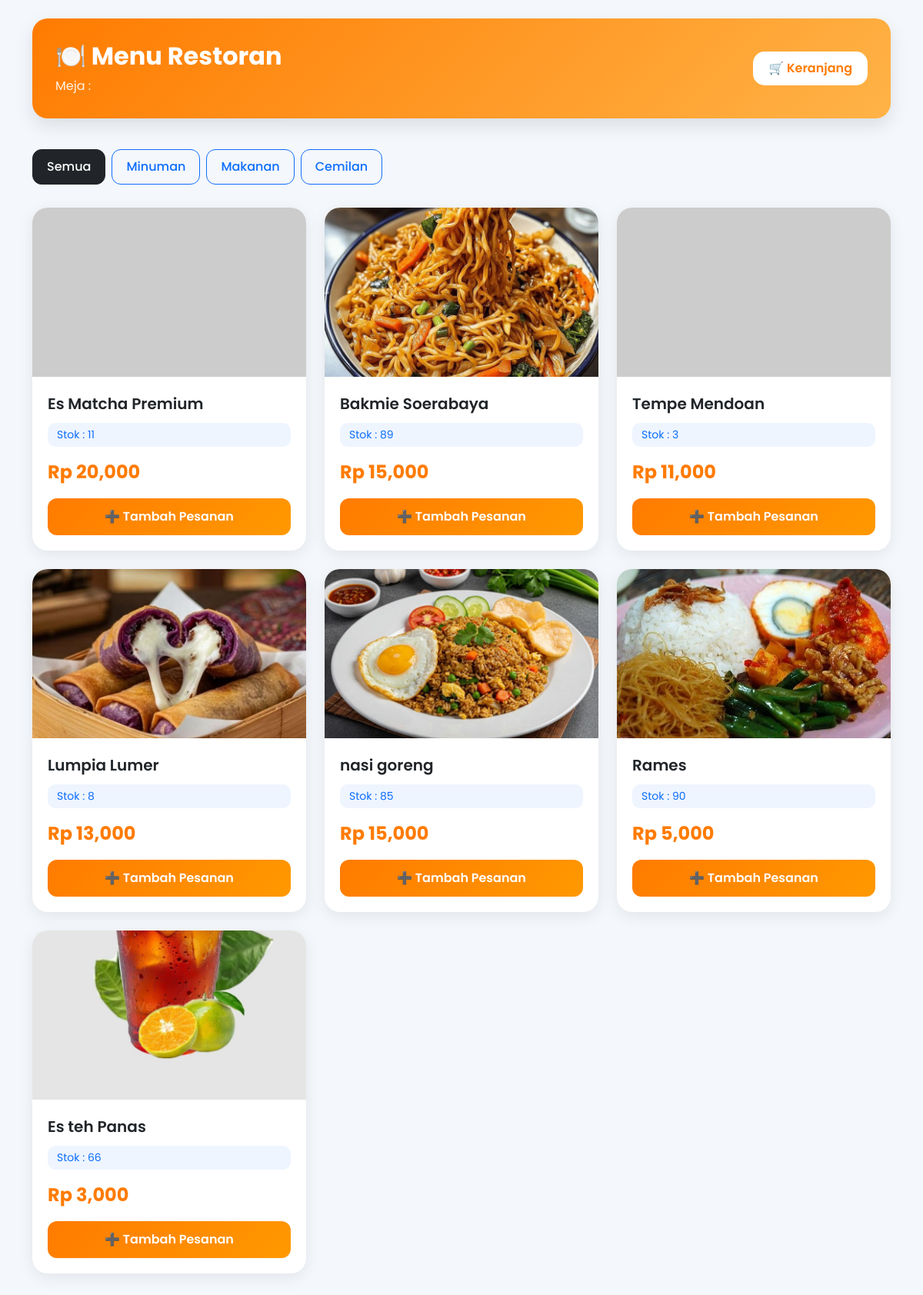
/customer/index.php, run on the app's committed database.
### tables this page shows
CREATE TABLE `kategori` (
  `id_kategori` int(11) NOT NULL AUTO_INCREMENT,
  `nama_kategori` varchar(100) DEFAULT NULL,
  `status` enum('aktif','nonaktif') DEFAULT 'aktif',
  PRIMARY KEY (`id_kategori`)
);

CREATE TABLE `menu` (
  `id_menu` int(11) NOT NULL AUTO_INCREMENT,
  `id_kategori` int(11) DEFAULT NULL,
  `nama_menu` varchar(100) DEFAULT NULL,
  `harga` int(11) DEFAULT NULL,
  `stok` int(11) DEFAULT NULL,
  `foto` varchar(255) DEFAULT NULL,
  `status` enum('aktif','nonaktif') DEFAULT 'aktif',
  PRIMARY KEY (`id_menu`),
  KEY `id_kategori` (`id_kategori`),
  CONSTRAINT `menu_ibfk_1` FOREIGN KEY (`id_kategori`) REFERENCES `kategori` (`id_kategori`)
);

### customer/index.php (the view, shortened to what this page needs)
<?php
include 'auto_hapus.php';
$meja = $_GET['meja'];
$kategori = mysqli_query($conn,"
SELECT * FROM kategori
WHERE status='aktif'
");
?>
<!DOCTYPE html>
<html>
<head>
<link href="https://cdn.jsdelivr.net/npm/bootstrap@5.3.3/dist/css/bootstrap.min.css" rel="stylesheet">
</head>
<body>
<div class="container py-4">
<div class="header-box d-flex justify-content-between align-items-center flex-wrap">
    <div>
        <h2>🍽️ Menu Restoran</h2>
        <p>Meja : <?= $meja ?></p>
    </div>
    <a href="cart.php?meja=<?= $meja ?>" class="btn-cart position-relative">
        🛒 Keranjang
    </a>
</div>
<div class="kategori-sticky">
    <ul class="nav nav-pills">
        <li class="nav-item me-2">
            <a href="?meja=<?= $meja ?>" class="btn btn-dark kategori-btn">Semua</a>
        </li>
        <?php
        mysqli_data_seek($kategori, 0);
        while($k = mysqli_fetch_array($kategori)){
            $active = (isset($_GET['kategori']) && $_GET['kategori'] == $k['id_kategori']) ? 'btn-primary' : 'btn-outline-primary';
        ?>
            <li class="nav-item me-2">
                <a href="?meja=<?= $meja ?>&kategori=<?= $k['id_kategori'] ?>" class="btn <?= $active ?> kategori-btn">
                    <?= $k['nama_kategori'] ?>
                </a>
            </li>
        <?php } ?>
    </ul>
</div>
<div class="row" id="menuContainer">
    <?php
    $where = "";
    $menu = mysqli_query($conn,"
        SELECT * FROM menu
        WHERE status='aktif'
        $where
        ORDER BY id_menu DESC
    ");
    while($row = mysqli_fetch_array($menu)){
    ?>
    <div class="col-md-4 mb-4" data-menu-id="<?= $row['id_menu'] ?>">
        <div class="card card-menu h-100">
            <img src="../uploads/menu/<?= $row['foto'] ?>" class="card-img-top" onerror="this.src='https://via.placeholder.com/300x200?text=No+Image'">
            <div class="card-body d-flex flex-column">
                <div class="nama-menu"><?= $row['nama_menu'] ?></div>
                <div class="stok">Stok : <?= $row['stok'] ?></div>
                <div class="harga mb-3">Rp <?= number_format($row['harga']) ?></div>
                <button class="btn btn-pesan w-100 mt-auto" data-id="<?= $row['id_menu'] ?>" data-nama="<?= $row['nama_menu'] ?>">
                    ➕ Tambah Pesanan
                </button>
            </div>
        </div>
    </div>
    <?php } ?>
</div>
</div>
</body>
</html>

### customer/index.php (style rules this page uses)
* { font-family:'Poppins', sans-serif; }
body { background:#f4f7fb; }
.header-box { background:linear-gradient(135deg,#ff7b00,#ffb347); padding:30px; border-radius:20px; color:white; margin-bottom:30px; box-shadow:0 10px 25px rgba(0,0,0,0.1); }
.header-box h2 { font-weight:700; }
.header-box p { margin:0; opacity:0.9; }
.btn-cart { background:white; color:#ff7b00; border:none; border-radius:15px; padding:10px 20px; font-weight:600; transition:0.3s; text-decoration:none; }
.kategori-btn { border-radius:12px; padding:10px 18px; font-weight:500; transition:0.3s; text-decoration:none; display:inline-block; }
.card-menu { border:none; border-radius:20px; overflow:hidden; transition:0.3s; box-shadow:0 5px 20px rgba(0,0,0,0.08); }
.card-menu img { height:220px; object-fit:cover; }
.card-body { padding:20px; }
.nama-menu { font-size:20px; font-weight:600; margin-bottom:10px; }
.stok { background:#eef5ff; color:#0d6efd; display:inline-block; padding:5px 12px; border-radius:10px; font-size:14px; margin-bottom:15px; }
.harga { font-size:24px; font-weight:700; color:#ff7b00; }
.btn-pesan { background:linear-gradient(135deg,#ff7b00,#ff9900); border:none; border-radius:12px; padding:12px; font-weight:600; transition:0.3s; color:white; text-decoration:none; display:block; text-align:center; cursor:pointer; }
.kategori-sticky { position: sticky; top: 0; background: #f4f7fb; z-index: 100; padding: 10px 0; margin-bottom: 20px; }

### data on the page
kategori: nama_kategori "Minuman"
kategori: nama_kategori "Makanan"
kategori: nama_kategori "Cemilan"
menu: nama_menu "Es Matcha Premium", stok "11", harga "20,000"
menu: foto (picture), nama_menu "Bakmie Soerabaya", stok "89", harga "15,000"
menu: nama_menu "Tempe Mendoan", stok "3", harga "11,000"
menu: foto (picture), nama_menu "Lumpia Lumer", stok "8", harga "13,000"
menu: foto (picture), nama_menu "nasi goreng", stok "85", harga "15,000"
menu: foto (picture), nama_menu "Rames", stok "90", harga "5,000"
menu: foto (picture), nama_menu "Es teh Panas", stok "66", harga "3,000"
